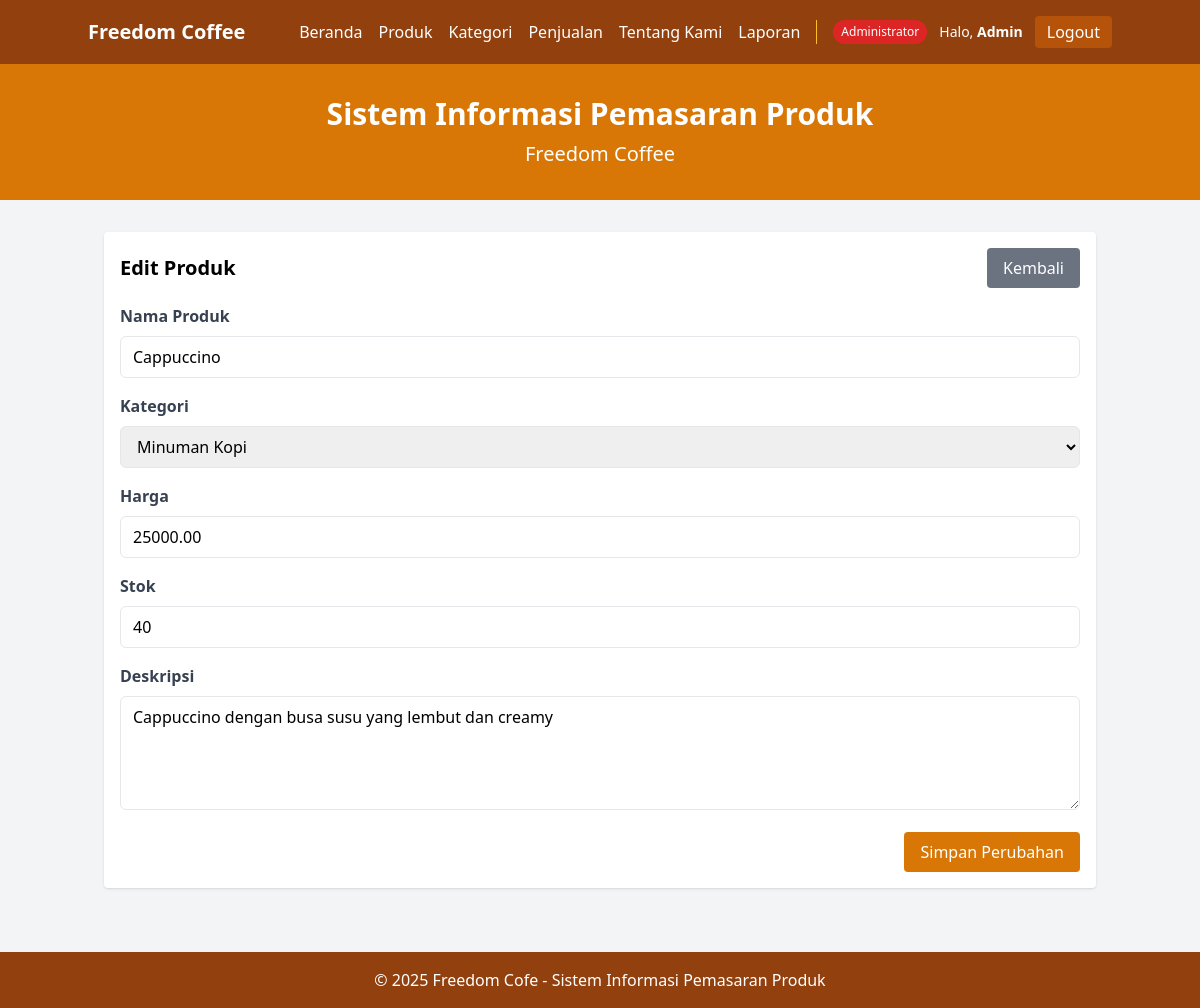
Page /pages/product/edit.php?id=2 (signed in) on the committed database.
### tables this page shows
CREATE TABLE `products` (
  `id` int(11) NOT NULL,
  `name` varchar(255) NOT NULL,
  `category_id` int(11) NOT NULL,
  `price` decimal(10,2) NOT NULL,
  `stock` int(11) NOT NULL,
  `description` text DEFAULT NULL,
  `image` varchar(255) DEFAULT NULL,
  `created_at` timestamp NOT NULL DEFAULT current_timestamp()
);

CREATE TABLE `categories` (
  `id` int(11) NOT NULL,
  `name` varchar(255) NOT NULL,
  `description` text DEFAULT NULL,
  `created_at` timestamp NOT NULL DEFAULT current_timestamp(),
  `updated_at` timestamp NOT NULL DEFAULT current_timestamp() ON UPDATE current_timestamp()
);

### functions/product_functions.php (called while the page is built, shortened)
<?php
function getProductById($conn, $id) {
    $id = mysqli_real_escape_string($conn, $id);
    $sql = "SELECT * FROM products WHERE id = '$id'";
    $result = mysqli_query($conn, $sql);
    if (mysqli_num_rows($result) > 0) {
        return mysqli_fetch_assoc($result);
    }
    return null;
}
?>

### functions/category_functions.php (called while the page is built, shortened)
<?php
function getAllCategories($conn) {
    $sql = "SELECT * FROM categories ORDER BY name ASC";
    $result = mysqli_query($conn, $sql);
    $categories = [];
    if ($result && mysqli_num_rows($result) > 0) {
        while ($row = mysqli_fetch_assoc($result)) {
            $categories[] = $row;
        }
    }
    return $categories;
}
?>

### pages/product/edit.php (the view, shortened to what this page needs)
<?php
require_once '../../config/database.php';
require_once '../../functions/product_functions.php';
require_once '../../functions/category_functions.php';
$categories = getAllCategories($conn);
$id = $_GET['id'];
$product = getProductById($conn, $id);
include '../../includes/header.php';
include '../../includes/navbar.php';
?>
<main class="container mx-auto px-4 py-8">
    <div class="bg-white p-4 rounded shadow mb-8">
        <div class="flex justify-between items-center mb-4">
            <h2 class="text-xl font-bold">Edit Produk</h2>
            <a href="index.php" class="bg-gray-500 text-white px-4 py-2 rounded">Kembali</a>
        </div>
        <form action="" method="POST">
            <div class="mb-4">
                <label for="name" class="block text-gray-700 font-bold mb-2">Nama Produk</label>
                <input type="text" id="name" name="name" value="<?php echo $product['name']; ?>" required
                       class="w-full px-3 py-2 border rounded-md">
            </div>
            <div class="mb-4">
                <label for="category_id" class="block text-gray-700 font-bold mb-2">Kategori</label>
                <select id="category_id" name="category_id" required
                        class="w-full px-3 py-2 border rounded-md">
                    <?php foreach ($categories as $category) { ?>
                        <option value="<?php echo $category['id']; ?>"
                                <?php echo ($category['id'] == $product['category_id']) ? 'selected' : ''; ?>>
                            <?php echo $category['name']; ?>
                        </option>
                    <?php } ?>
                </select>
            </div>
            <div class="mb-4">
                <label for="price" class="block text-gray-700 font-bold mb-2">Harga</label>
                <input type="number" id="price" name="price" value="<?php echo $product['price']; ?>" required
                       class="w-full px-3 py-2 border rounded-md">
            </div>
            <div class="mb-4">
                <label for="stock" class="block text-gray-700 font-bold mb-2">Stok</label>
                <input type="number" id="stock" name="stock" value="<?php echo $product['stock']; ?>" required
                       class="w-full px-3 py-2 border rounded-md">
            </div>
            <div class="mb-4">
                <label for="description" class="block text-gray-700 font-bold mb-2">Deskripsi</label>
                <textarea id="description" name="description" rows="4"
                          class="w-full px-3 py-2 border rounded-md"><?php echo $product['description']; ?></textarea>
            </div>
            <div class="flex justify-end">
                <button type="submit" class="bg-amber-600 text-white px-4 py-2 rounded">Simpan Perubahan</button>
            </div>
        </form>
    </div>
</main>
<?php include '../../includes/footer.php'; ?>

### rows in the picture
products: name "Cappuccino", category_id "Minuman Kopi", price "25000.00", stock "40", description "Cappuccino dengan busa susu yang lembut dan creamy"

### other values in the picture
$role "Administrator"
getUserName() "Admin"
